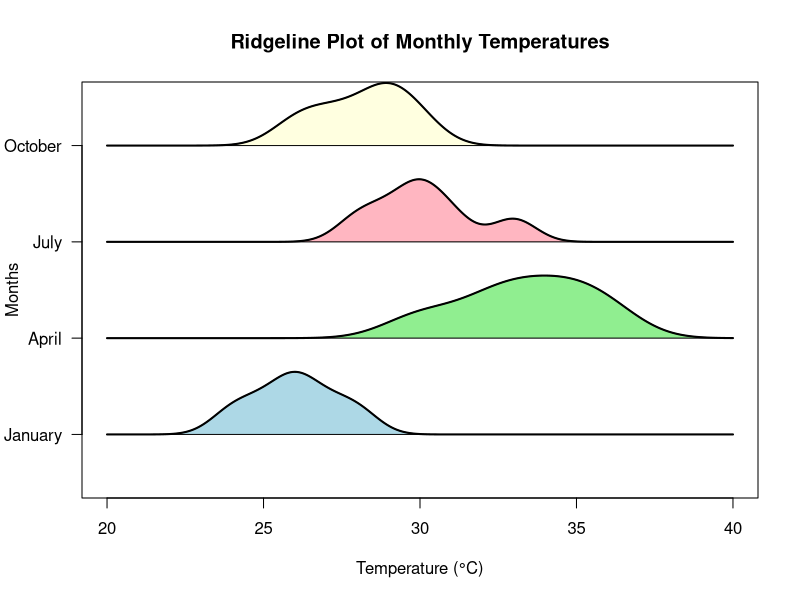

Here is the R script that generated this plot:
jan <- c(24, 25, 26, 26, 27, 28)

apr <- c(30, 32, 33, 34, 35, 36)

jul <- c(28, 29, 30, 30, 31, 33)

oct <- c(26, 27, 28, 29, 29, 30)

months <- list(jan, apr, jul, oct)

month_names <- c("January", "April", "July", "October")

# Set plot layout
plot(0, 0,
     type = "n",
     xlim = c(20, 40),
     ylim = c(0.5, 4.5),
     yaxt = "n",
     xlab = "Temperature (°C)",
     ylab = "Months",
     main = "Ridgeline Plot of Monthly Temperatures")

axis(2, at = 1:4,
     labels = month_names,
     las = 1)

# Draw density curves with slight overlap
for (i in 1:4) {
  
  d <- density(months[[i]],
               from = 20,
               to = 40)
  
  # Scale density height
  scaled_density <- d$y / max(d$y) * 0.65
  
  polygon(c(d$x, rev(d$x)),
          c(i + scaled_density,
            rep(i, length(d$x))),
          col = c("lightblue", "lightgreen",
                  "lightpink", "lightyellow")[i],
          border = "black")
  
  lines(d$x, i + scaled_density,
        lwd = 2)
}
